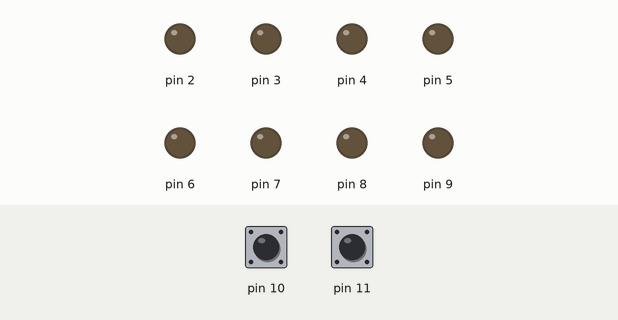
The sketch below on a simulated Arduino Uno, built with avr-gcc and run on an emulated ATmega328P. Shown: output pins drawn as LEDs (lit = HIGH). The test bench sets the inputs (shaded band); at power-on: pin 11 HIGH, pin 10 HIGH.

Above: at 1.2 s.
1.3 s: pin 11 pulled LOW for 1 s
At 3.0 s:
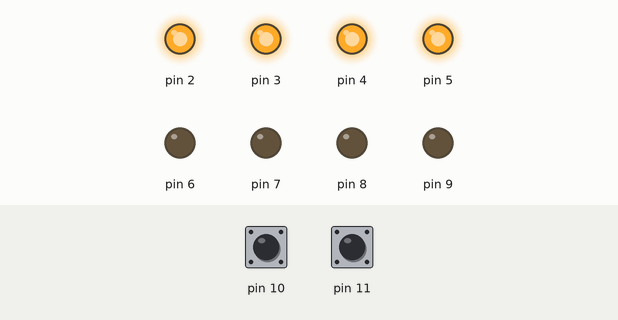
3.8 s: pin 11 pulled LOW for 0.15 s
At 5.0 s:
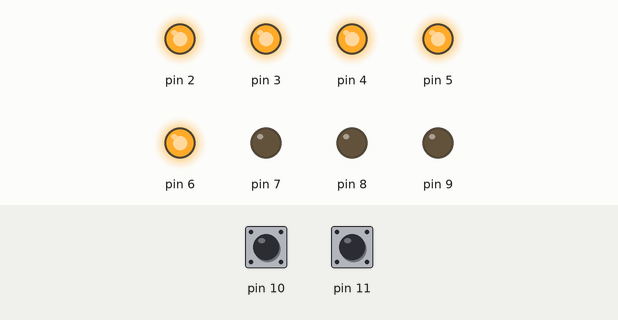
5.4 s: pin 11 pulled LOW for 0.15 s
At 6.2 s:
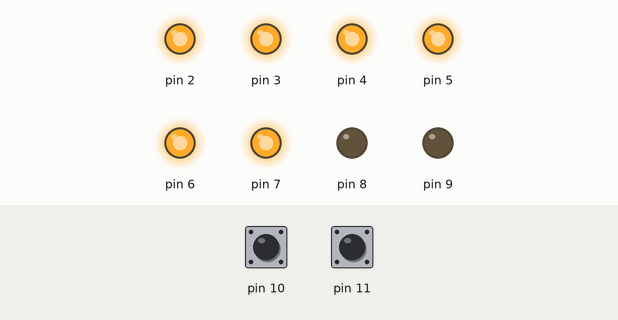
7.0 s: pin 11 pulled LOW for 3.2 s
At 8.2 s:
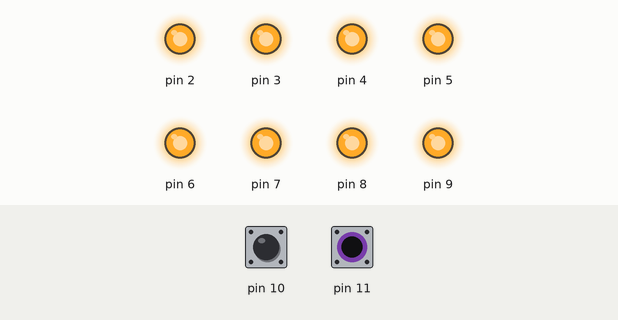
11.7 s: pin 10 pulled LOW for 3.2 s
At 11.82 s:
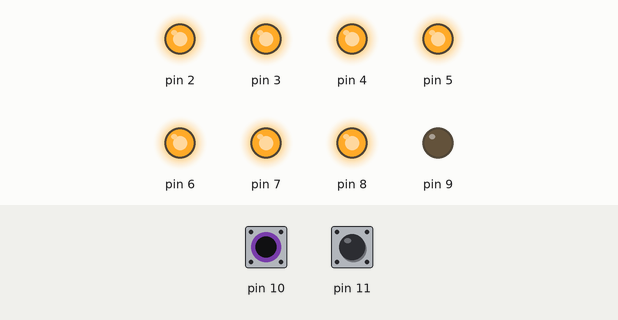
Timing chart, 0 to 15.0 s (numbered marks = the images above; inputs shaded):
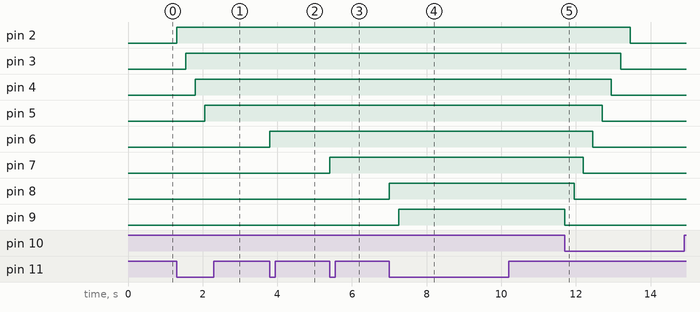

Measured:
- after the input at 1.3 s, pin 2: LOW → HIGH at once; pin 3: LOW → HIGH after 0.25 s; pin 4: LOW → HIGH after 0.50 s; pin 5: LOW → HIGH after 0.75 s
- after the input at 3.8 s, pin 6: LOW → HIGH at once
- after the input at 5.4 s, pin 7: LOW → HIGH at once
- after the input at 7.0 s, pin 8: LOW → HIGH at once; pin 9: LOW → HIGH after 0.25 s
- after the input at 11.7 s, pin 2: HIGH → LOW after 1.8 s; pin 3: HIGH → LOW after 1.5 s; pin 4: HIGH → LOW after 1.3 s; pin 5: HIGH → LOW after 1.0 s; pin 6: HIGH → LOW after 0.75 s

The sketch:

Arduino101_LEDLevel_Button.ino
```cpp
// LED Level with Buttons Sketch for Arduino 101
// by Nick Borko

// function to set the LEDs to a specific level
void setLed(int level) {
  // iterate through the pins
  for (int pin = 2; pin <= 9; pin += 1) {
    // compare the pin to the level...
    if (pin < level + 2) {
      // LED is on
      digitalWrite(pin, HIGH);
    } else {
      // LED is off
      digitalWrite(pin, LOW);
    }
  }
}

void setup() {
  int pin;
  // initialize pins 2-9 to be output pins
  for (pin = 2; pin <= 9; pin += 1) {
    pinMode(pin, OUTPUT);
  }
  // initialize pin 10 for input
  pinMode(10, INPUT);
  // enable internal pull-up resistor
  digitalWrite(10, HIGH);
  // initialize pin 11 for input
  pinMode(11, INPUT);
  // enable internal pull-up resistor
  digitalWrite(11, HIGH);
}

// use a global variable to track the current level
int level = 0;

void loop() {
  // if pin 10 reads low...
  if (digitalRead(10) == LOW) {
    // decrease the level, but no lower than 0
    level = max(0, level - 1);
    // set the LED level
    setLed(level);
    // debounce the switch by waiting
    delay(250);
  }
  // if pin 11 reads low...
  if (digitalRead(11) == LOW) {
    // increase the level, but no higher than 8
    level = min(8, level + 1);
    // set the LED level
    setLed(level);
    // debounce the switch by waiting
    delay(250);
  }
}

/*
 This work is licensed under the Creative Commons
 Attribution-NonCommercial-ShareAlike 3.0 Unported
 License. To view a copy of this license, visit
 http://creativecommons.org/licenses/by-nc-sa/3.0/
 or send a letter to:

 Creative Commons, 444 Castro Street
 Suite 900
 Mountain View, California, 94041, USA.
*/
```
